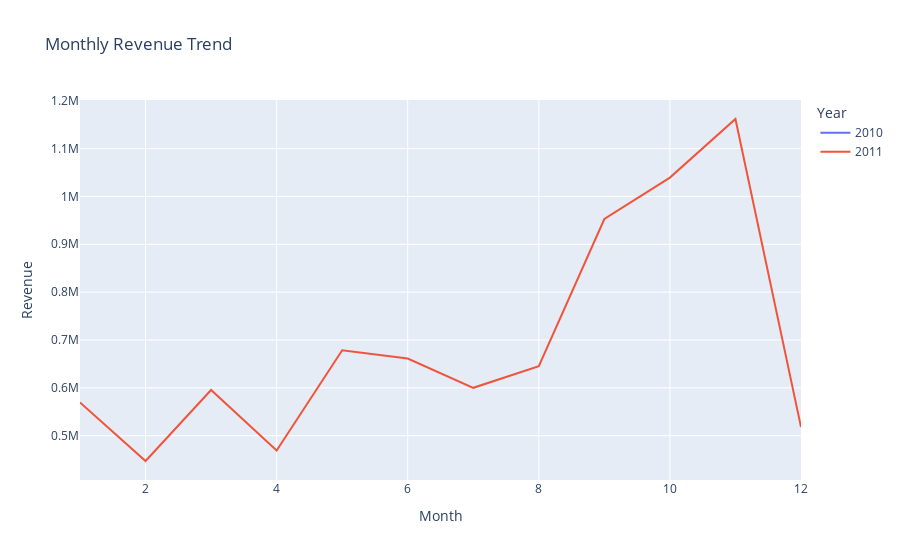
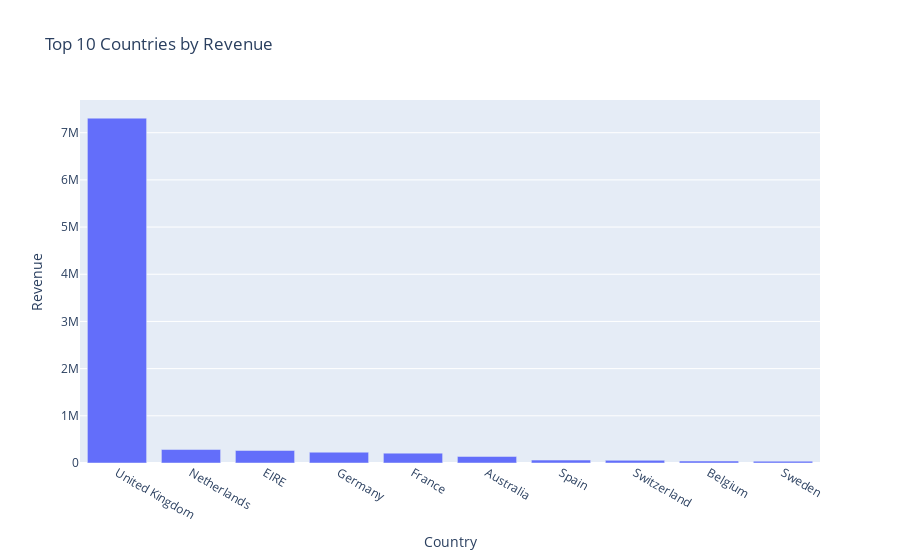
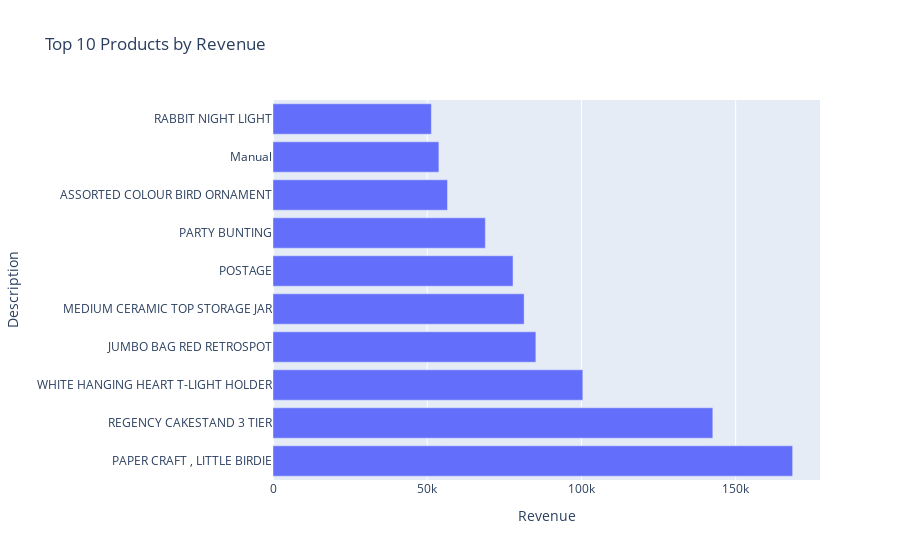

The cell these charts' notebook holds for them, in order:
### Markdown cell above
## Visualizations

### Code cell
fig1 = px.line(monthly_revenue, x='Month', y='Revenue', color='Year', title='Monthly Revenue Trend')
fig1.show()

fig2 = px.bar(country_revenue.head(10), x='Country', y='Revenue', title='Top 10 Countries by Revenue')
fig2.show()

fig3 = px.bar(top_products, x='Revenue', y='Description', orientation='h', title='Top 10 Products by Revenue')
fig3.show()

### Figure 1 — Plotly figure (JSON) as saved in the notebook; plotly's stock layout.template omitted (floating-point values rounded to 4 significant figures)
{"data": [{"hovertemplate": "Year=2010<br>Month=%{x}<br>Revenue=%{y}<extra></extra>", "legendgroup": "2010", "line": {"color": "#636efa", "dash": "solid"}, "marker": {"symbol": "circle"}, "mode": "lines", "name": "2010", "orientation": "v", "showlegend": true, "type": "scatter", "x": [12], "xaxis": "x", "y": [572700.0], "yaxis": "y"}, {"hovertemplate": "Year=2011<br>Month=%{x}<br>Revenue=%{y}<extra></extra>", "legendgroup": "2011", "line": {"color": "#EF553B", "dash": "solid"}, "marker": {"symbol": "circle"}, "mode": "lines", "name": "2011", "orientation": "v", "showlegend": true, "type": "scatter", "x": [1, 2, 3, 4, 5, 6, 7, 8, 9, 10, 11, 12], "xaxis": "x", "y": [569400.0, 447100.0, 595500.0, 469200.0, 678600.0, 661200.0, 600100.0, 645300.0, 952800.0, 1039000.0, 1162000.0, 518200.0], "yaxis": "y"}], "layout": {"legend": {"title": {"text": "Year"}, "tracegroupgap": 0}, "title": {"text": "Monthly Revenue Trend"}, "xaxis": {"anchor": "y", "domain": [0, 1], "title": {"text": "Month"}}, "yaxis": {"anchor": "x", "domain": [0, 1], "title": {"text": "Revenue"}}}}

### Figure 2 — Plotly figure (JSON) as saved in the notebook; plotly's stock layout.template omitted (floating-point values rounded to 4 significant figures)
{"data": [{"hovertemplate": "Country=%{x}<br>Revenue=%{y}<extra></extra>", "legendgroup": "", "marker": {"color": "#636efa", "pattern": {"shape": ""}}, "name": "", "orientation": "v", "showlegend": false, "textposition": "auto", "type": "bar", "x": ["United Kingdom", "Netherlands", "EIRE", "Germany", "France", "Australia", "Spain", "Switzerland", "Belgium", "Sweden"], "xaxis": "x", "y": [7308000.0, 285400.0, 265500.0, 228900.0, 209000.0, 138500.0, 61580.0, 56440.0, 41200.0, 38380.0], "yaxis": "y"}], "layout": {"barmode": "relative", "legend": {"tracegroupgap": 0}, "title": {"text": "Top 10 Countries by Revenue"}, "xaxis": {"anchor": "y", "domain": [0, 1], "title": {"text": "Country"}}, "yaxis": {"anchor": "x", "domain": [0, 1], "title": {"text": "Revenue"}}}}

### Figure 3 — Plotly figure (JSON) as saved in the notebook; plotly's stock layout.template omitted (floating-point values rounded to 4 significant figures)
{"data": [{"hovertemplate": "Revenue=%{x}<br>Description=%{y}<extra></extra>", "legendgroup": "", "marker": {"color": "#636efa", "pattern": {"shape": ""}}, "name": "", "orientation": "h", "showlegend": false, "textposition": "auto", "type": "bar", "x": [168500.0, 142600.0, 100400.0, 85220.0, 81420.0, 77820.0, 68840.0, 56580.0, 53780.0, 51350.0], "xaxis": "x", "y": ["PAPER CRAFT , LITTLE BIRDIE", "REGENCY CAKESTAND 3 TIER", "WHITE HANGING HEART T-LIGHT HOLDER", "JUMBO BAG RED RETROSPOT", "MEDIUM CERAMIC TOP STORAGE JAR", "POSTAGE", "PARTY BUNTING", "ASSORTED COLOUR BIRD ORNAMENT", "Manual", "RABBIT NIGHT LIGHT"], "yaxis": "y"}], "layout": {"barmode": "relative", "legend": {"tracegroupgap": 0}, "title": {"text": "Top 10 Products by Revenue"}, "xaxis": {"anchor": "y", "domain": [0, 1], "title": {"text": "Revenue"}}, "yaxis": {"anchor": "x", "domain": [0, 1], "title": {"text": "Description"}}}}
